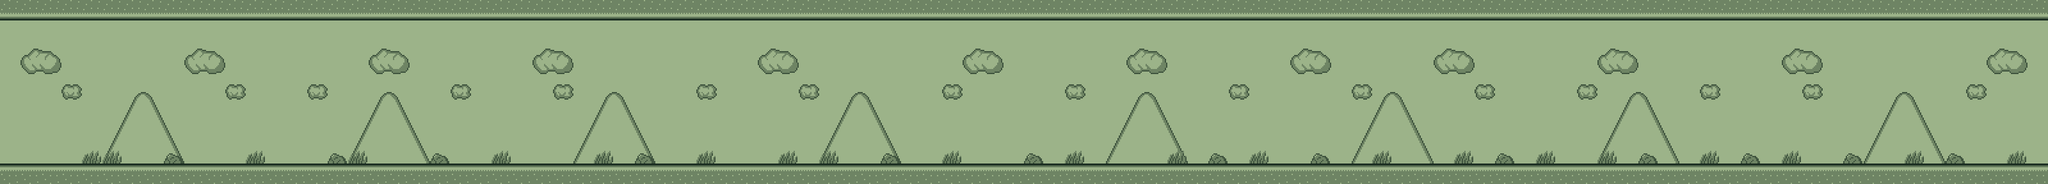

Rendered tile map (Tiled .tmx) drawn with the repository's tilesets; below, a short description and the map source with its tile grids summarised:
An orthogonal 100x9 tile map with 32x32 px tiles, 4 tile layers (Base, Background, Foreground, Block), 2 tilesets.

<map version="1.0" orientation="orthogonal" width="100" height="9" tilewidth="32" tileheight="32">
 <tileset firstgid="1" name="Back" tilewidth="32" tileheight="32" spacing="1" margin="1">
  <image source="Back.png" width="256" height="256" />
 </tileset>
 <tileset firstgid="50" name="Block" tilewidth="32" tileheight="32" spacing="1" margin="1">
  <properties>
   <property name="Type" value="Block" />
  </properties>
  <image source="Block.png" width="128" height="128" />
  <tile id="0">
   <properties>
    <property name="Type" value="1" />
   </properties>
  </tile>
  <tile id="1">
   <properties>
    <property name="Type" value="2" />
   </properties>
  </tile>
  <tile id="2">
   <properties>
    <property name="Type" value="3" />
   </properties>
  </tile>
  <tile id="3">
   <properties>
    <property name="Type" value="4" />
   </properties>
  </tile>
  <tile id="4">
   <properties>
    <property name="Type" value="5" />
   </properties>
  </tile>
  <tile id="5">
   <properties>
    <property name="Type" value="6" />
   </properties>
  </tile>
 </tileset>
 <layer name="Base" width="100" height="9">
  <data>[900 cells, 900 non-empty, 1 distinct tile ids]</data>
 </layer>
 <layer name="Background" width="100" height="9">
  <data>[900 cells, 144 non-empty, 13 distinct tile ids]</data>
 </layer>
 <layer name="Foreground" width="100" height="9">
  <data>[900 cells, 234 non-empty, 4 distinct tile ids]</data>
 </layer>
 <layer name="Block" width="100" height="9">
  <data>[900 cells, 200 non-empty, 2 distinct tile ids]</data>
 </layer>
</map>